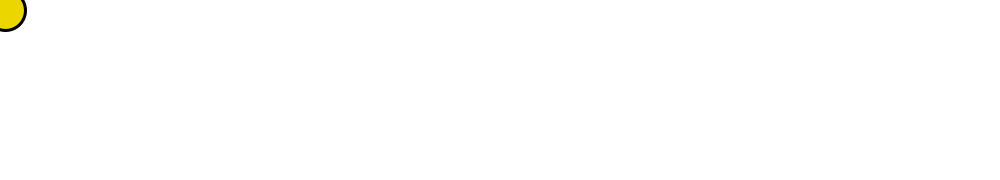
Frame 1 (no input)
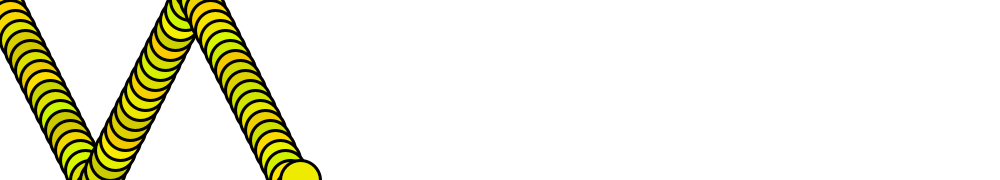
Frame 60 (the mouse pressed at the canvas centre just before this capture)
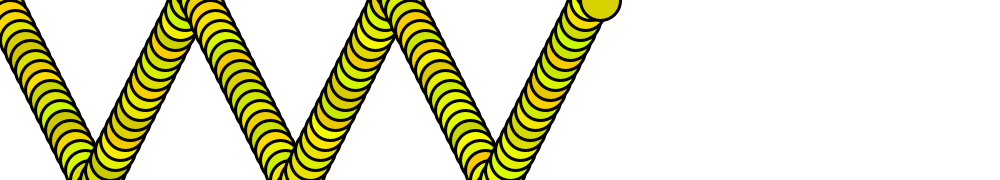
Frame 120 (the mouse held since frame 60 and released just before this capture)

The Processing sketch that drew these frames (run headless with seeded random() and noise(); from frame 60 on, the mouse is pressed at the canvas centre):

// Processing sketch: processing_32920
// ── processing_32920.pde

//declaring variable
float circlex;
float circley;
float vely = 10;
float velx = 5;

void setup(){
  background(255);
  smooth();
  frameRate(60);
  size(1000,180);
}

void draw(){
  fill(random(200,255),random(200,255),0);
  //noStroke();
  strokeWeight(3);
  circlex+=velx;
  circley+=vely; // the same as circley=circley+vel
  ellipse(circlex,circley,40,40);
  if((circlex<0)||(circlex>width)){
    velx=velx*-1;
  }
  if((circley<0)||(circley>height)){
    vely=vely*-1;
  }
  
}
   //same as vel=vel
